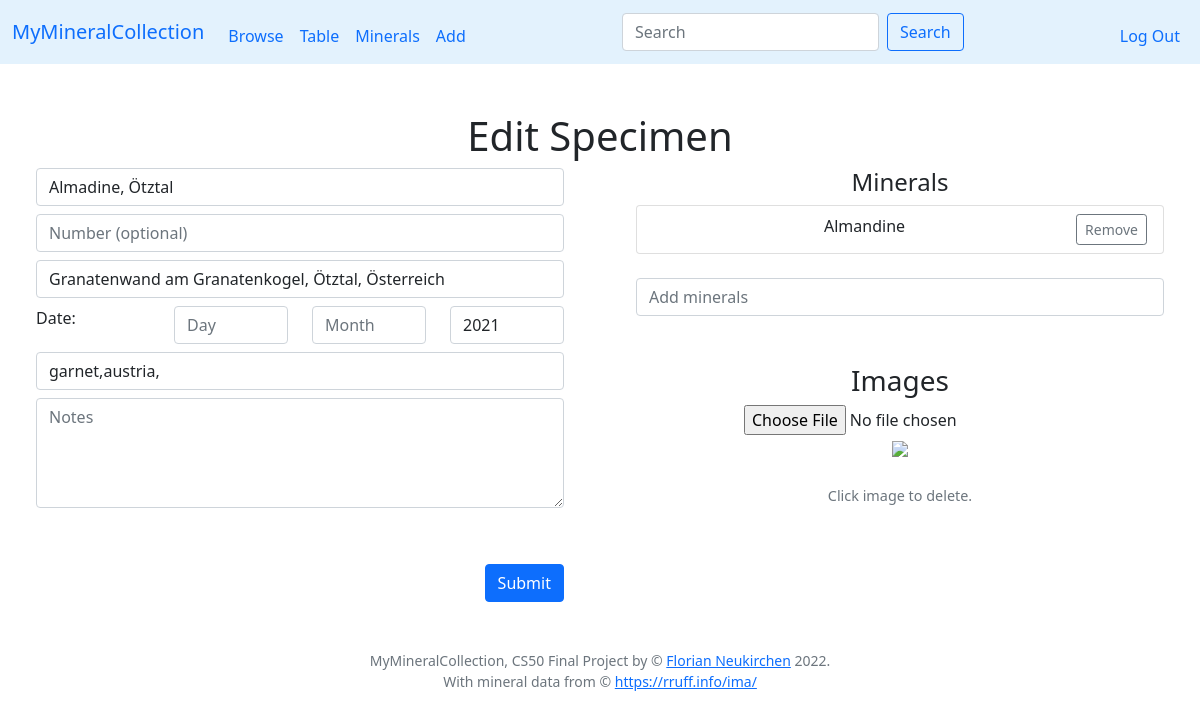
The app's page /edit?id=2 (signed in), older data.
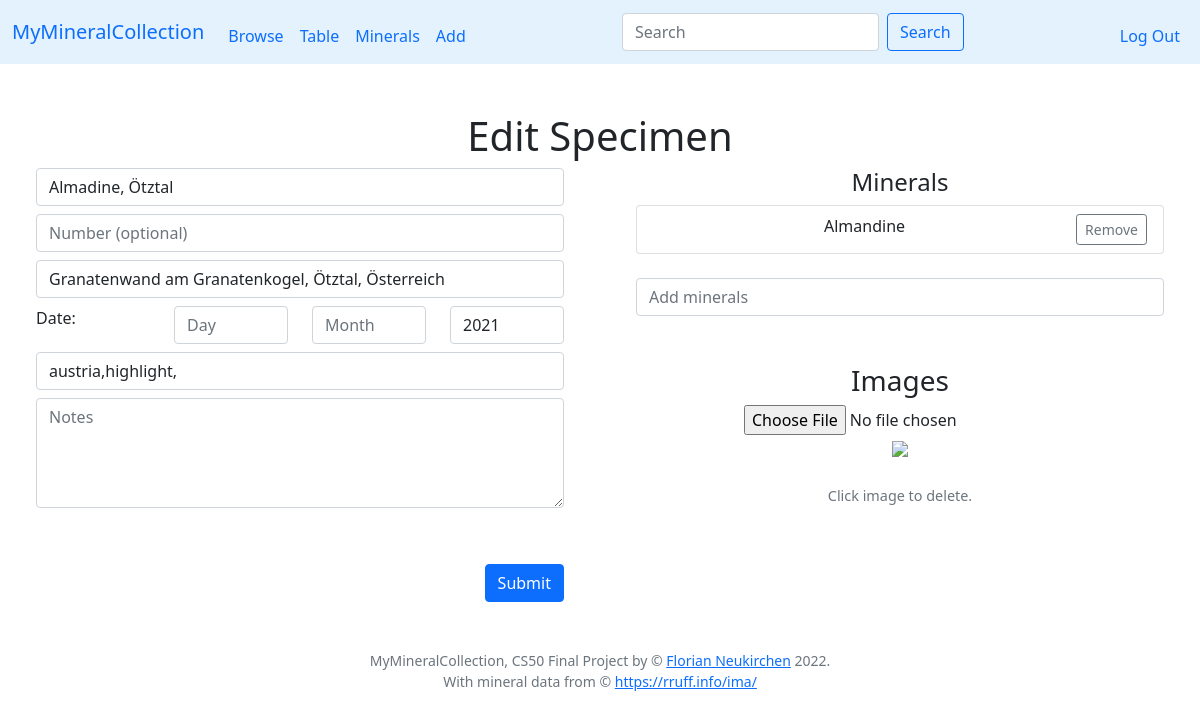
The same page, newer data.
### tables this page shows
CREATE TABLE tags (specimen_id INTEGER NOT NULL REFERENCES specimen(id) ON DELETE CASCADE, tag TEXT NOT NULL);

### app.py (the view)
@app.route("/edit", methods=["GET", "POST"])
@login_required
def editsp():
    if request.method == "POST":
        id = request.form.get("specimen_id")
        title = request.form.get("title")
        number = request.form.get("number")
        locality = request.form.get("locality")
        notes = request.form.get("notes")
        day = request.form.get("day")
        month = request.form.get("month")
        year = request.form.get("year")
        tags = request.form.get("tags").strip(",")
        minerals = request.form.get("minerals").strip(",")
        images = request.form.get("hiddenimages").strip(",")
        thumbnail = None
        try:
            id = int(id)
        except:
            return apology("Invalid ID")
        if not title:
            if minerals:
                title = minerals.strip(',').split(',')
                title = " & ".join(title)
            else:
                return apology("Title or minerals are required")
        if day in [str(i) for i in range(1, 32)]:
            day = int(day)
        else:
            day = None
        if month in [str(i) for i in range(1, 13)]:
            month = int(month)
        else:
            month = None
        if len(year) == 4 and year.isdigit():
            year = int(year)
        else:
            year = None
        db.execute("UPDATE specimen SET my_id = ?, title = ?, locality = ?, day = ?, month = ?, year = ?, notes = ?, thumbnail = ? WHERE user_id = ? AND id = ?",
                       number, title, locality, day, month, year, notes, thumbnail, session["user_id"], id)
        if minerals:
            minerals = minerals.split(',')
            minerals = set(minerals)
            oldminerals = db.execute("SELECT minerals.name AS name FROM minerals JOIN specmin ON minerals.symbol = specmin.min_symbol WHERE specmin.specimen_id = ?", id)
            oldminerals = [m['name'] for m in oldminerals]
            oldminerals = set(oldminerals)
            for min in minerals.difference(oldminerals):
                symbol = db.execute("SELECT symbol FROM minerals WHERE name = ?", min)[0]['symbol']
                db.execute("INSERT INTO specmin (specimen_id, min_symbol) VALUES (?,?)", id, symbol)
            for min in oldminerals.difference(minerals):
                symbol = db.execute("SELECT symbol FROM minerals WHERE name = ?", min)[0]['symbol']
                db.execute("DELETE FROM specmin WHERE specimen_id = ? AND min_symbol = ?", id, symbol)
        if tags:
            tags = tags.split(',')
            for tag in tags:
                tag = re.sub('[^a-zA-Z0-9]', '', tag)
            tags = set(tags)
            oldtags = db.execute("SELECT tags.tag AS tag FROM tags JOIN specimen ON tags.specimen_id = specimen.id WHERE specimen.id = ?", id)
            oldtags = [t['tag'] for t in oldtags]
            oldtags = set(oldtags)
            for tag in tags.difference(oldtags):
                db.execute ("INSERT INTO tags (specimen_id, tag) VALUES (?,?)", id, tag)
            for tag in oldtags.difference(tags):
                db.execute("DELETE FROM tags WHERE specimen_id = ? AND tag = ?", id, tag)
        if images:
            images = images.split(',')
            oldimages = db.execute("SELECT file FROM images JOIN specimen ON images.specimen_id = specimen.id WHERE specimen.id = ?", id)
            oldimages = [img['file'] for img in oldimages]
            images = set(images)
            oldimages = set(oldimages)
            for img in images.difference(oldimages):
                if os.path.exists(os.path.join(app.config['UPLOAD_FOLDER'], str(session["user_id"]), img)):
                    db.execute ("INSERT INTO images (specimen_id, file) VALUES (?,?)", id, img)
                else:
                    app.logger.info('file does not exists ' + img)
            for img in oldimages.difference(images):
                foldername = os.path.join(app.config['UPLOAD_FOLDER'], str(session["user_id"]))
                thumbfoldername = os.path.join(app.config['UPLOAD_FOLDER'], str(session["user_id"]), 'thumb')
                path = os.path.join(foldername, img)
                if os.path.exists(path):
                    try:
                        os.remove(path)
                    except:
                        app.logger.info("Error: could not delete image file")
                path = os.path.join(thumbfoldername, img)
                if os.path.exists(path):
                    try:
                        os.remove(path)
                    except:
                        app.logger.info("Error: could not delete image file")
                db.execute ("DELETE FROM images WHERE specimen_id = ? AND file = ?", id, img)
        return redirect("/table")
    else:
        id = request.args.get("id")
        if not id:
            return apology("No ID")
        rows = db.execute("SELECT * FROM specimen WHERE user_id = ? AND id = ?", session["user_id"], id)
        if len(rows) != 1:
            return apology("Invalid specimen ID")
        row = rows[0]
        row['minerals'] = db.execute("SELECT minerals.name AS name FROM minerals JOIN specmin ON minerals.symbol = specmin.min_symbol WHERE specmin.specimen_id = ?", id)
        row['tags'] = db.execute("SELECT tags.tag AS tag FROM tags JOIN specimen ON tags.specimen_id = specimen.id WHERE specimen.id = ?", row['id'])
        row['images'] = db.execute("SELECT file FROM images JOIN specimen ON images.specimen_id = specimen.id WHERE specimen.id = ?", row['id'])
        return render_template("add.html", row=row, id=id)

### app.py (called while the page is built)
@app.after_request
def after_request(response):
    response.headers["Cache-Control"] = "no-cache, no-store, must-revalidate"
    response.headers["Expires"] = 0
    response.headers["Pragma"] = "no-cache"
    return response

### helpers.py (called while the page is built)
def login_required(f):
    @wraps(f)
    def decorated_function(*args, **kwargs):
        if session.get("user_id") is None:
            return redirect("/login")
        return f(*args, **kwargs)
    return decorated_function

### templates/add.html (shortened to what this page needs)
{% extends "layout.html" %}
{% block main %}
<h1>{% if id %}Edit{% else %}Add{% endif %} Specimen</h1>
<div class="row">
  <div class="col">
    <div class="container-lg">
      <div class="form-group text-end form-horizontal">
        <form action={% if id %}"/edit"{% else %}"add"{% endif %} method="post">
            <input class="form-control mb-2" id="title" name="title" placeholder="Title" type="text" {% if id and row['title'] %}value="{{ row['title'] }}"{% endif %}>
            <input autofocus class="form-control mb-2" id="number" name="number" placeholder="Number (optional)" type="text" {% if id and row['my_id'] %}value="{{ row['my_id'] }}"{% endif %}>
            <input class="form-control mb-2" id="locality" name="locality" placeholder="Locality" type="text" {% if id and row['locality'] %}value="{{ row['locality'] }}"{% endif %}>
            <div class="row mb-2">
              <div class="col text-start">Date:</div>
              <div class="col">
                <input class="form-control" id="day" name="day" placeholder="Day" type="text" {% if id and row['day'] %}value="{{ row['day'] }}"{% endif %}>
              </div>
              <div class="col">
              <input class="form-control" id="month" name="month" placeholder="Month" type="text" {% if id and row['month'] %}value="{{ row['month'] }}"{% endif %}>
              </div>
              <div class="col">
              <input class="form-control" id="year" name="year" placeholder="Year" type="text" {% if id and row['year'] %}value="{{ row['year'] }}"{% endif %}>
              </div>
            </div>
            <input class="form-control mb-2" id="tags" name="tags" placeholder="Tags (comma separated)" type="text" {% if id and row['tags'] %}value="{% for tag in row['tags'] %}{{ tag['tag'] }},{% endfor %}"{% endif %}>
            <textarea class="form-control mb-2" id="notes" name="notes" placeholder="Notes" rows="4">{% if id and row['notes'] %}{{ row['notes'] }}{% endif %}</textarea>
            <button class="btn btn-primary mt-5" type="submit">{% if id %}Submit{% else %}Add{% endif %}</button>
        </form>
      </div>
    </div>
  </div>
  <div class="col">
    <div class="container-md">
      <h4>Minerals</h4>
      <div class="mb-4" id="listholder">
        <ul id="ulminerals" class="list-group">
        </ul>
      </div>
      <div>
            <input type="text" id="mininput" name="minerals" class="form-control mb-4" autocomplete="off" placeholder="Add minerals">
      </div>
    </div>
    <div class="container-md">
        <h3>Images</h3>
        <div id="uploadfile">
        </div>
        <div class="mb-4" id="thumbholder"></div>
        <div class="mb-4 text-muted size90 togglevis" id="togglevis">Click image to delete.</div>
    </div>
  </div>
</div>
{% endblock %}

Row changes from the older to the newer data that the page shows:
removed tags: tags "garnet,austria,"
now on this page (row unchanged): tags: tags "austria,highlight,"
